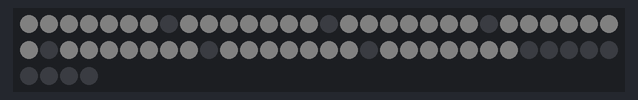
The program below on a simulated Raspberry Pi (BCM pin numbers). Shown: 64 RGB LEDs in strip order, left to right, continuing on the next row. Dim RGB values are drawn brighter than linear.

Above: at 0.2 s.

The program:

illuminate_condensor.py
```python
import board
import adafruit_dotstar as dotstar

ARRAYSIZE = 8
N_DOTS = ARRAYSIZE**2
COLORS = {
        "WHITE" : (255,255,255),
        "RED"   : (255,0,0),
        "GREEN" : (0,255,0),
        "BLUE"  : (0,0,255)
        }

COLOR = COLORS["WHITE"]
BRIGHTNESS = 0.02

CONDENSOR_SETUP = [
        [0,0,0,0,0,0,0,0],
        [1,1,1,1,1,1,1,0],
        [1,1,1,1,1,1,1,0],
        [1,1,1,1,1,1,1,0],
        [1,1,1,1,1,1,1,0],
        [1,1,1,1,1,1,1,0],
        [1,1,1,1,1,1,1,0],
        [1,1,1,1,1,1,1,0]
        ]

#BOTTOM LEFT IS (0,0)

#CONDENSOR_SETUP = [
#      y [0,0,0,0,0,0,0,0],
#      ^ [0,0,0,0,0,0,0,0],
#      | [0,0,0,0,0,0,0,0],
#      | [0,0,0,0,0,0,0,0],
#      | [0,0,0,1,0,0,0,0],
#      | [0,0,0,0,0,0,0,0],
#      | [0,0,0,0,0,0,0,0],
#      | [0,0,0,0,0,0,0,0]
#      .-----------------> x
#        ]

def clearDots():
    for i in range(N_DOTS):
        dots[i] = (0,0,0)

dots = dotstar.DotStar(board.SCK, board.MOSI, N_DOTS, brightness=BRIGHTNESS)

try:
    while True:
        for i in range(ARRAYSIZE):
            for j in range(ARRAYSIZE):
                illumination = CONDENSOR_SETUP[ARRAYSIZE-1-i][j]
                dots[ARRAYSIZE*i+j] = ([illumination*rgb for rgb in COLOR])

except KeyboardInterrupt:
    clearDots()
```
